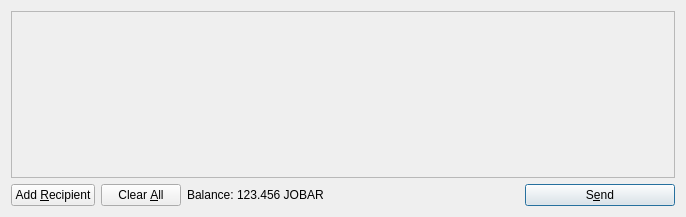
<?xml version="1.0" encoding="UTF-8"?>
<ui version="4.0">
 <class>SendCoinsDialog</class>
 <widget class="QDialog" name="SendCoinsDialog">
  <property name="geometry">
   <rect>
    <x>0</x>
    <y>0</y>
    <width>686</width>
    <height>217</height>
   </rect>
  </property>
  <property name="windowTitle">
   <string>Send Coins</string>
  </property>
  <layout class="QVBoxLayout" name="verticalLayout">
   <item>
    <widget class="QScrollArea" name="scrollArea">
     <property name="widgetResizable">
      <bool>true</bool>
     </property>
     <widget class="QWidget" name="scrollAreaWidgetContents">
      <property name="geometry">
       <rect>
        <x>0</x>
        <y>0</y>
        <width>666</width>
        <height>165</height>
       </rect>
      </property>
      <layout class="QVBoxLayout" name="verticalLayout_2">
       <property name="margin">
        <number>0</number>
       </property>
       <item>
        <layout class="QVBoxLayout" name="entries">
         <property name="spacing">
          <number>6</number>
         </property>
        </layout>
       </item>
       <item>
        <spacer name="verticalSpacer">
         <property name="orientation">
          <enum>Qt::Vertical</enum>
         </property>
         <property name="sizeHint" stdset="0">
          <size>
           <width>20</width>
           <height>40</height>
          </size>
         </property>
        </spacer>
       </item>
      </layout>
     </widget>
    </widget>
   </item>
   <item>
    <layout class="QHBoxLayout" name="horizontalLayout">
     <item>
      <widget class="QPushButton" name="addButton">
       <property name="toolTip">
        <string>Send to multiple recipients at once</string>
       </property>
       <property name="text">
        <string>Add &amp;Recipient</string>
       </property>
       <property name="icon">
        <iconset resource="../bitcoin.qrc">
         <normaloff>:/icons/add</normaloff>:/icons/add</iconset>
       </property>
       <property name="autoDefault">
        <bool>false</bool>
       </property>
      </widget>
     </item>
     <item>
      <widget class="QPushButton" name="clearButton">
       <property name="sizePolicy">
        <sizepolicy hsizetype="Minimum" vsizetype="Fixed">
         <horstretch>0</horstretch>
         <verstretch>0</verstretch>
        </sizepolicy>
       </property>
       <property name="toolTip">
        <string>Remove all transaction fields</string>
       </property>
       <property name="text">
        <string>Clear &amp;All</string>
       </property>
       <property name="icon">
        <iconset resource="../bitcoin.qrc">
         <normaloff>:/icons/remove</normaloff>:/icons/remove</iconset>
       </property>
       <property name="autoRepeatDelay">
        <number>300</number>
       </property>
       <property name="autoDefault">
        <bool>false</bool>
       </property>
      </widget>
     </item>
     <item>
      <layout class="QHBoxLayout" name="horizontalLayout_2">
       <property name="spacing">
        <number>3</number>
       </property>
       <item>
        <widget class="QLabel" name="label">
         <property name="text">
          <string>Balance:</string>
         </property>
        </widget>
       </item>
       <item>
        <widget class="QLabel" name="labelBalance">
         <property name="cursor">
          <cursorShape>IBeamCursor</cursorShape>
         </property>
         <property name="text">
          <string>123.456 JOBAR</string>
         </property>
         <property name="textInteractionFlags">
          <set>Qt::LinksAccessibleByMouse|Qt::TextSelectableByKeyboard|Qt::TextSelectableByMouse</set>
         </property>
        </widget>
       </item>
      </layout>
     </item>
     <item>
      <spacer name="horizontalSpacer">
       <property name="orientation">
        <enum>Qt::Horizontal</enum>
       </property>
       <property name="sizeHint" stdset="0">
        <size>
         <width>40</width>
         <height>20</height>
        </size>
       </property>
      </spacer>
     </item>
     <item>
      <widget class="QPushButton" name="sendButton">
       <property name="minimumSize">
        <size>
         <width>150</width>
         <height>0</height>
        </size>
       </property>
       <property name="toolTip">
        <string>Confirm the send action</string>
       </property>
       <property name="text">
        <string>S&amp;end</string>
       </property>
       <property name="icon">
        <iconset resource="../bitcoin.qrc">
         <normaloff>:/icons/send</normaloff>:/icons/send</iconset>
       </property>
       <property name="default">
        <bool>true</bool>
       </property>
      </widget>
     </item>
    </layout>
   </item>
  </layout>
 </widget>
 <resources>
  <include location="../bitcoin.qrc"/>
 </resources>
 <connections/>
</ui>
